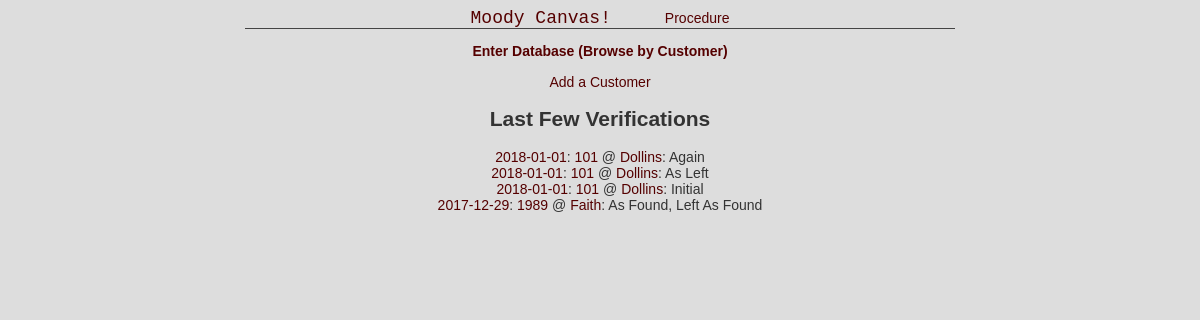
The app's page /Moody/, older data.
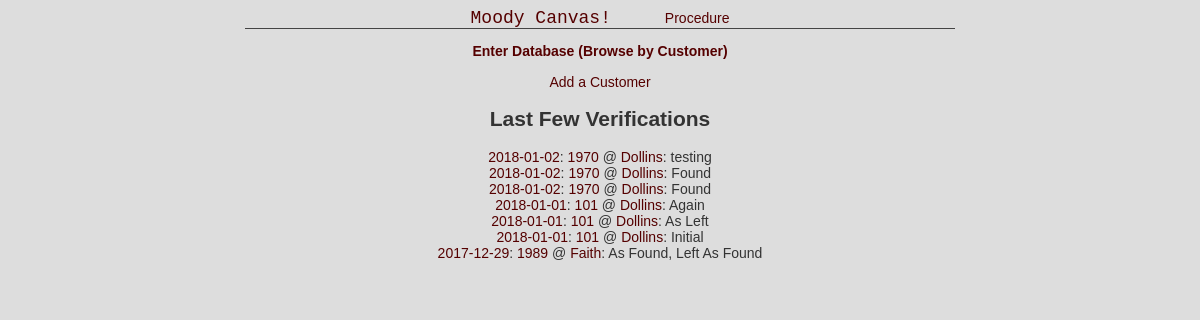
The same page, newer data.
### Moody/models.py (models this page shows)
class Verif(models.Model):
    plate_id = models.ForeignKey(Plate, on_delete=models.CASCADE)
    verif_date = models.DateTimeField('date performed')
    verif_foot = models.IntegerField()
    verif_north = models.IntegerField(default=4)
    verif_NS = models.IntegerField()
    verif_EW = models.IntegerField()
    verif_top = models.FloatField()
    verif_bot = models.FloatField()
    verif_start = models.FloatField()
    verif_end = models.FloatField()
    verif_rep = models.IntegerField()
    verif_flat = models.IntegerField()
    verif_grade = models.CharField(max_length=4)
    verif_len = models.IntegerField()
    verif_wid = models.IntegerField()
    verif_diag = models.IntegerField()
    clos_7 = models.IntegerField()
    clos_8 = models.IntegerField()
    verif_cert = models.TextField(max_length=50)
    verif_tech = models.TextField(max_length=50)
    verif_descr = models.TextField(max_length=50)
    verif_min = models.IntegerField()
    verif_max = models.IntegerField()
    def __str__(self):
        return str(self.verif_date.date())

class Plate(models.Model):
    cust_id = models.ForeignKey(Customer, on_delete=models.CASCADE)
    plate_id = models.CharField(max_length=50)
    plate_sn = models.CharField(max_length=50)
    plate_mfr = models.CharField(max_length=50)
    plate_wid = models.IntegerField()
    plate_len = models.IntegerField()
    def __str__(self):
        return self.plate_id

class Customer(models.Model):
    cust_name = models.CharField(max_length=50)
    def __str__(self):
        return self.cust_name

### Moody/views.py (the view)
# urls.py: path('', views.IndexView.as_view(), name='index'),
class IndexView(generic.ListView):
    template_name = 'Moody/index.html'
    context_object_name = 'recent_verifs'
    def get_queryset(self):
       return Verif.objects.order_by('-verif_date')[:15]

### Moody/templates/Moody/index.html (shortened to what this page needs)
<!DOCTYPE html>
<html>
<head>
</head>
<body>
    <div id="header">
        <ul id="nav">
            <li><a href="{% url 'home:index' %}" style="font-size: 18px; font-family: Courier New, Courier, monospace; margin-right: 50px;">Moody Canvas!</a></li>
            <li><a rel="dead placeholder link">Procedure</a></li>
        </ul>
    </div>
    <p>
        <ul>
            <li style="padding-bottom: 15px; font-weight: bold;"><a href="{% url 'Moody:customers' %}">Enter Database (Browse by Customer)</a></li>
            <li><a href="{% url 'Moody:new_cust' %}">Add a Customer</a></li>
        </ul>
    </p>
    {% if recent_verifs %}
    <h2>Last Few Verifications</h2>
    <ul>
        {% for v in recent_verifs %}
        <li><a href="{% url 'Moody:summary' v.plate_id.cust_id v.plate_id v.id %}">{{ v }}</a>: <a href="{% url 'Moody:verifs' v.plate_id.cust_id v.plate_id %}">{{ v.plate_id }}</a> @ <a href="{% url 'Moody:plates' v.plate_id.cust_id %}">{{ v.plate_id.cust_id }}</a>: {{ v.verif_descr }}</li>
        {% endfor %}
    </ul>
    {% endif %}
</body>
</html>

### Moody/templates/Moody/index.html (style rules this page uses)
a, a:visited, a:active { color: #500; text-decoration: none; }
ul, li { list-style-type: none; list-style-position: inside; padding: 0; margin: 0; }
#nav { list-style-type: none; display: inline-block; margin: 0 auto; }
#nav li { list-style-type: none; display: inline-block; }
#header { position: relative; display: inline-block; margin: 0 auto; text-align: center; width: 60%; border-bottom: 1px solid #444; }

Row changes from the older to the newer data that the page shows:
added Verif: verif_date "2018-01-02", plate_id "1970", plate_id.cust_id "Dollins", verif_descr "testing"
added Verif: verif_date "2018-01-02", plate_id "1970", plate_id.cust_id "Dollins", verif_descr "Found"
added Verif: verif_date "2018-01-02", plate_id "1970", plate_id.cust_id "Dollins", verif_descr "Found"
